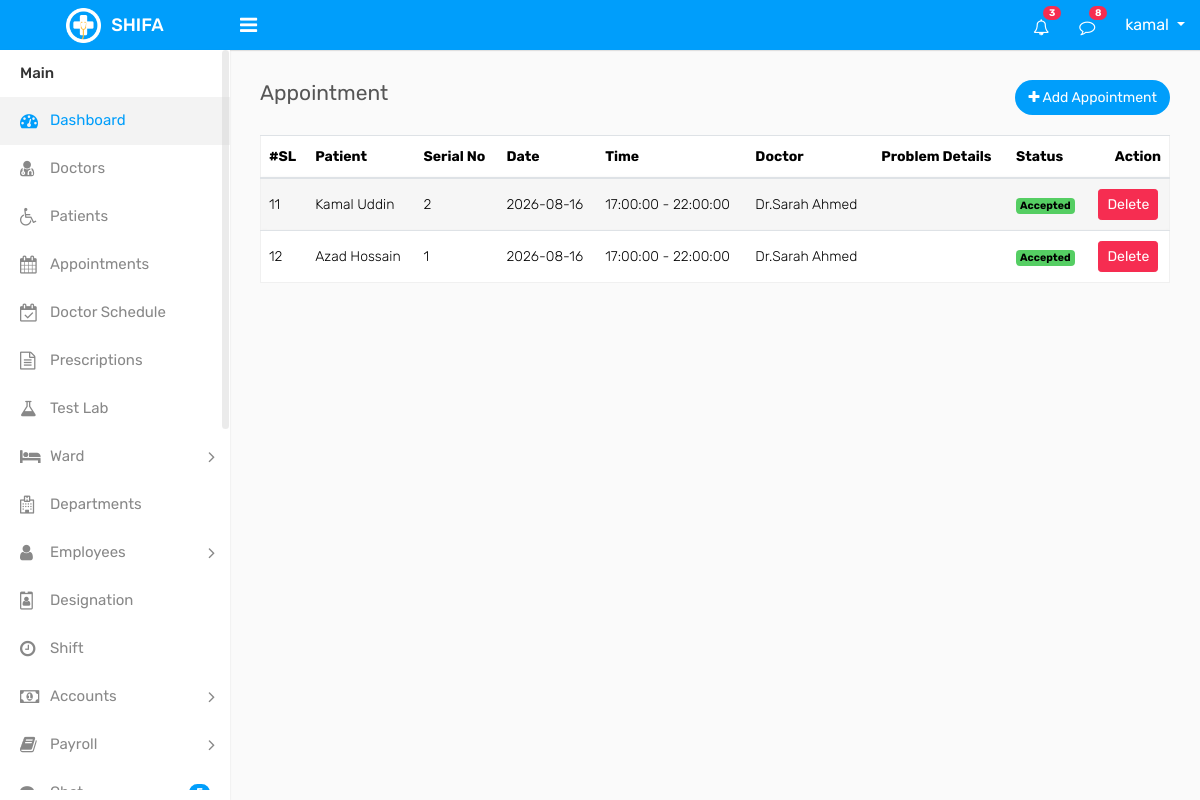
Page /appointment/appointment_list.php (signed in) on the committed database.
### tables this page shows
CREATE TABLE `appointments` (
  `id` int(11) NOT NULL,
  `serial_no` int(11) NOT NULL,
  `doctor_id` int(11) NOT NULL,
  `patient_id` int(11) NOT NULL,
  `age` int(11) NOT NULL,
  `appointment_date` date NOT NULL,
  `app_schedule_id` int(11) NOT NULL,
  `note` text DEFAULT NULL,
  `status` int(11) NOT NULL COMMENT '1 pending, 2 accepted, 3 rejected',
  `updated_at` timestamp NOT NULL DEFAULT current_timestamp() ON UPDATE current_timestamp(),
  `deleted_at` datetime DEFAULT NULL,
  `created_at` timestamp NOT NULL DEFAULT current_timestamp()
);

CREATE TABLE `patients` (
  `id` int(11) NOT NULL,
  `name` varchar(100) DEFAULT NULL,
  `gender` int(3) DEFAULT NULL COMMENT '1=male,2=female,3=others',
  `age` int(2) DEFAULT NULL,
  `blood_group` int(6) DEFAULT NULL,
  `phone` varchar(20) DEFAULT NULL,
  `email` varchar(100) DEFAULT NULL,
  `address` varchar(200) DEFAULT NULL,
  `emergency_contact` varchar(20) DEFAULT NULL,
  `created_at` timestamp NOT NULL DEFAULT current_timestamp(),
  `updated_at` timestamp NOT NULL DEFAULT current_timestamp() ON UPDATE current_timestamp(),
  `deleted_at` datetime DEFAULT NULL,
  `created_by` int(11) DEFAULT NULL,
  `updated_by` int(11) DEFAULT NULL
);

CREATE TABLE `schedules` (
  `id` int(11) NOT NULL,
  `doctor_id` int(11) NOT NULL,
  `day_of_week` varchar(20) NOT NULL,
  `start_time` time NOT NULL,
  `end_time` time NOT NULL,
  `appointment_qty` int(11) NOT NULL,
  `status` enum('Active','Inactive') DEFAULT 'Active',
  `deleted_at` datetime DEFAULT NULL
);

CREATE TABLE `doctors` (
  `id` int(11) NOT NULL,
  `department_id` int(11) NOT NULL,
  `designation_id` int(11) NOT NULL,
  `shift_id` int(11) NOT NULL,
  `name` varchar(100) DEFAULT NULL,
  `gender` int(11) DEFAULT NULL COMMENT '1=male,2=female,3=others',
  `specialization` varchar(100) DEFAULT NULL,
  `qualification` varchar(100) DEFAULT NULL,
  `experience` int(11) DEFAULT NULL,
  `phone` varchar(20) DEFAULT NULL,
  `email` varchar(100) DEFAULT NULL,
  `address` text DEFAULT NULL,
  `created_at` timestamp NOT NULL DEFAULT current_timestamp(),
  `updated_at` timestamp NOT NULL DEFAULT current_timestamp() ON UPDATE current_timestamp(),
  `deleted_at` datetime DEFAULT NULL
);

### crud/crud_class.php (called while the page is built, shortened)
<?php
class crud_class{
    private $host = "localhost";
    private $username = "root";
    private $password = "";
    private $database = "shifa";
    public $conn;
    public function __construct(){
        $this->conn = new mysqli($this->host, $this->username, $this->password, $this->database);
    }
    public function common_query($sql){
        $result=[
            "status"=>false,
            "data"=>[],
            "message"=>""
        ];
        $rs = $this->conn->query($sql);
        if($rs->num_rows > 0){
            $result["status"] = true;
            $result["message"] = "Records found";
            while($row = $rs->fetch_object()){
                $result["data"][] = $row;
            }
            return $result;
        } else {
            $result["message"] = "No records found";
            return $result;
        }
    }
}

### component/connection.php (called while the page is built, shortened)
<?php
    $base_url = "http://localhost/shifa/";
    require_once  ($_SERVER['DOCUMENT_ROOT'] . "/shifa/crud/crud_class.php");
    $crud = new crud_class();
?>

### appointment/appointment_list.php (the view)
<?php require_once "../component/header.php"; ?>
<?php require_once "../component/sidebar.php"; ?>
<div class="page-wrapper">
    <div class="content">
        <div class="row">
            <div class="col-sm-4 col-3">
                <h4 class="page-title">Appointment</h4>
            </div>
            <div class="col-sm-8 col-9 text-right m-b-20">
                <a href="add-appointment.php" class="btn btn btn-primary btn-rounded float-right"><i class="fa fa-plus"></i> Add Appointment</a>
            </div>
        </div>
        <div class="row">
            <div class="col-md-12">
                <div class="table-responsive">
                    <table class="table table-border table-striped custom-table datatable mb-0">
                        <thead>
                            <tr>
                                <th>#SL</th>
                                <th>Patient</th>
                                <th>Serial No</th>
                                <th>Date</th>
                                <th>Time</th>
                                <th>Doctor</th>
                                <th>Problem Details</th>
                                <th>Status</th>
                                <th class="text-right">Action</th>
                            </tr>
                        </thead>
                        <tbody>
                            <tr>
                                <?php
                                if(isset($_GET['page']) && is_numeric($_GET['page'])){
                                    $page = (int)$_GET['page'];
                                } else {
                                    $page = 1;
                                }
                                $appointment = $crud->common_query("SELECT appointments.*, patients.name as patient_name, schedules.start_time, schedules.end_time, doctors.name as doctor_name FROM `appointments` join patients on patients.id=appointments.patient_id join doctors on doctors.id=appointments.doctor_id join schedules on schedules.id=appointments.app_schedule_id WHERE appointments.deleted_at is null order by appointments.id desc LIMIT 10 OFFSET ".(($page-1)*10));
                                if($appointment['status']){
                                foreach ($appointment['data'] as $i => $appointment) { ?>
                                <td><?= $page*10 + $i + 1 ?></td>
                                <td><?= $appointment->patient_name ?></td>
                                <td><?= $appointment->serial_no ?></td>
                                <td><?= $appointment->appointment_date ?></td>
                                <td><?= $appointment->start_time ?> - <?= $appointment->end_time ?></td>
                                <td><?= $appointment->doctor_name ?></td>
                                <td><?= $appointment->note ?></td>
                                <td>
                                    <?php
                                        if($appointment->status == 1) {
                                            echo '<span class="badge bg-warning">Pending</span>';
                                        } elseif ($appointment->status == 2) {
                                            echo '<span class="badge bg-success">Accepted</span>';
                                        } elseif ($appointment->status == 3) {
                                            echo '<span class="badge bg-danger">Cancelled</span>';
                                        }
                                    ?>
                                </td>
                                <td class="text-center">
                                    <a href="<?= $base_url ?>appointment/delete_appoint.php?id=<?= $appointment->id ?>" class="btn btn-sm btn-danger">Delete</a>
                                </td>
                            </tr>
                            <?php } } ?>
                        </tbody>
                    </table>
                </div>
            </div>
        </div>
    </div>
   <?php require_once "../component/footer.php" ?>

### rows in the picture
appointments: i "11", patient.name "Kamal Uddin", serial_no "2", appointment_date "2026-08-16", schedules.start_time "17:00:00", schedules.end_time "22:00:00", doctor.name "Dr.Sarah Ahmed", status "Accepted"
appointments: i "12", patient.name "Azad Hossain", serial_no "1", appointment_date "2026-08-16", schedules.start_time "17:00:00", schedules.end_time "22:00:00", doctor.name "Dr.Sarah Ahmed", status "Accepted"

### other values in the picture
$_SESSION['user_name'] "kamal"
